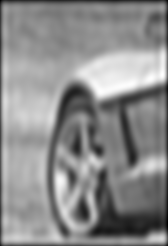
%> input picture DIP/lab3/Butterworth_11712116.tif, 168 x 246 px
$ octave --eval "result = sobel('Butterworth_11712116.tif');"   (GNU Octave 9; MATLAB toolbox functions it lacks are replaced by stand-ins)
%> lines starting %> are read from the running program, lines starting %| are printed output that depends on the picture
function [edges] = sobel(img)
%> called with img = 'Butterworth_11712116.tif'
%SOBEL
%    Uses the sobel operator method for edge detection.
%    input: image - 3d array of RGB - pixels containing image
%    output: edges - 3d array of RGB - pixels sobel operator values
image=imread(img);
%> image is the input picture: size 246x168 uint8; min 0, max 255, mean 139.7
image = double(image);
%> image: size 246x168 double

kernelx = [ 1, 0, -1;
            2, 0, -2;
            1, 0, -1];

kernely = [  1, 2, 1;
             0, 0, 0;
            -1, -2, -1];

height = size(image,1);
%> height = 246
width = size(image,2);
%> width = 168
channel = size(image,3);
%> channel = 1

for i = 2:height - 1
    for j = 2:width - 1
        for k = 1:channel
            magx = 0;
            magy = 0;
            for a = 1:3
                for b = 1:3
                    magx = magx + (kernelx(a, b) * image(i + a - 2, j + b - 2, k));
                    magy = magy + (kernely(a, b) * image(i + a - 2, j + b - 2, k));
                end;
            end;
            edges(i,j,k) = sqrt(magx^2 + magy^2); %#ok<AGROW>
        end;
    end;
end;
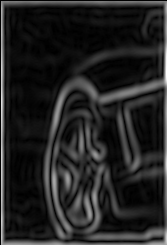
%> edges: size 245x167 double; min 0, max 358.1, mean 49.6; drawn with min black and max white

edges =uint8(edges);
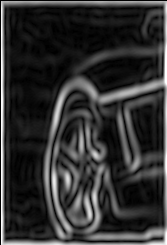
%> edges: size 245x167 uint8; min 0, max 255, mean 49.3
imshow(edges)
imwrite(edges,'sobel_11712116_2.tif')
PQ=paddedsize(size(image));
%> PQ = [492 336]
H=freqz2(kernelx,PQ(1),PQ(2));
H1=ifftshift(H);
gf=dftfilt(image,H1);
%> in dftfilt, `g=real(ifft2(H.*F));`:
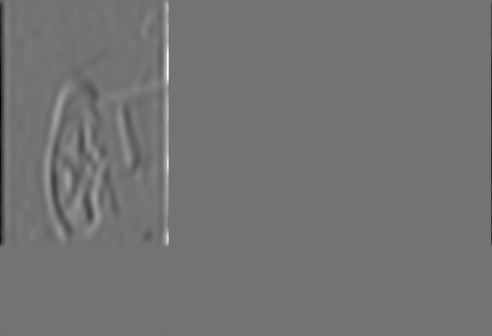
%> g: size 336x492 double; min -550, max 664, mean 0; drawn with min black and max white
%> in dftfilt, `g=g(1:size(f,1),1:size(f,2));`:
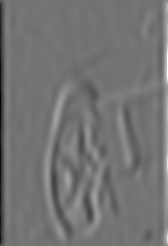
%> g: size 246x168 double; min -550, max 664, mean 0.5; drawn with min black and max white
figure,imshow(abs(gf),[])
%> after `imshow(abs(gf),[])`:
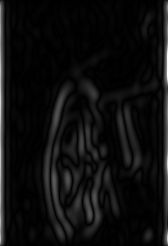
%> displayed picture: size 246x168, on the screen's scale of 0 to 255; min 0, max 255, mean 14

imwrite(abs(gf),'sobel_11712116_3.tif')
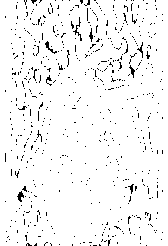
%> saved as sobel_11712116_3.tif: size 246x168 uint8; 95.9% white; black in thin lines or dots
function PQ = paddedsize(AB,CD,~ )
%PADDEDSIZE Computes padded sizes useful for FFT-based filtering.
%   Detailed explanation goes here
if nargin == 1
    PQ = 2*AB;
elseif nargin ==2 && ~ischar(CD)
    PQ = QB +CD -1;
    PQ = 2*ceil(PQ/2);
elseif nargin == 2
    m = max(AB);%maximum dimension

    %Find power-of-2 at least twice m.
    P = 2^nextpow(2*m);
    PQ = [P,P];
elseif nargin == 3
    m = max([AB CD]);%maximum dimension
    P = 2^nextpow(2*m);
    PQ = [P,P];
else
    error('Wrong number of inputs');

end

function g = dftfilt(f,H)

F=fft2(f,size(H,1),size(H,2));
g=real(ifft2(H.*F));
g=g(1:size(f,1),1:size(f,2));
